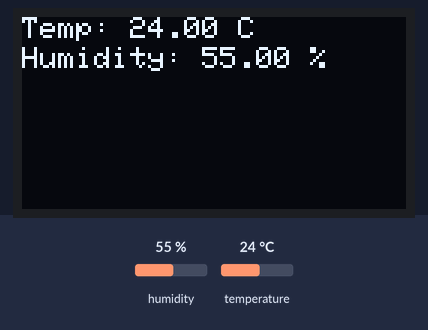
A sketch run on a simulated Raspberry Pi Pico W. On the bench: 128×64 one-colour display. The inputs (shaded band) are chosen by the test bench; at power-on: humidity 55 %, temperature 24 °C. The display library's start-up logo is not drawn.

Above: at 3.2 s.
3.3 s: humidity set to 22 %
At 5.3 s:
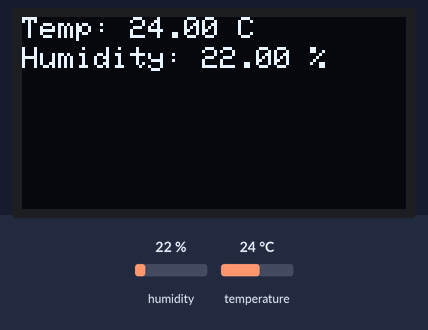
6.0 s: temperature set to 12 °C
At 6.8 s:
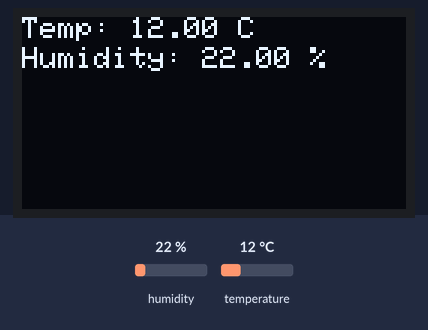
8.7 s: humidity set to 40 %
At 10.8 s:
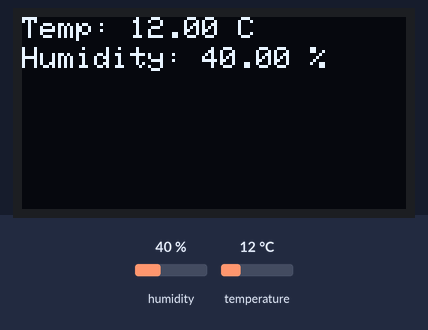
11.7 s: temperature set to 19 °C
Timing chart, 0 to 14.7 s (numbered marks = the images above; inputs shaded):
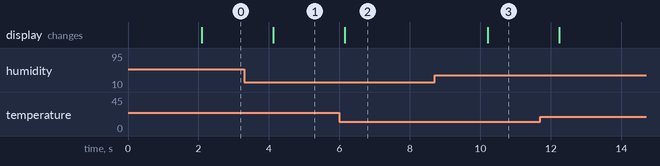

The sketch:

sketch.ino
```cpp
//# ---------------------------------------------------------------------------------
//#  Lenguajes de Interfaz en TECNM Campus ITT
//#  Autor: Castro Balbuena Angel Andres
//#  Fecha: 2025-05-13
//#  Descripción: Práctica #5 - Sensor de temperatura con pantalla LED.
// ---------------------------------------------------------------------------------

#include <Wire.h>
#include <Adafruit_Sensor.h>
#include <DHT.h>
#include <Adafruit_GFX.h>
#include <Adafruit_SSD1306.h>

#define SCREEN_WIDTH 128 // OLED display width, in pixels
#define SCREEN_HEIGHT 64 // OLED display height, in pixels

// Declaration for an SSD1306 display connected to I2C (SDA, SCL pins)
#define OLED_RESET    -1 // Reset pin # (or -1 if sharing Arduino reset pin)
Adafruit_SSD1306 display(SCREEN_WIDTH, SCREEN_HEIGHT, &Wire, OLED_RESET);

#define DHTPIN 2     // Pin which is connected to the DHT sensor
#define DHTTYPE DHT22   // DHT 22 (AM2302)

DHT dht(DHTPIN, DHTTYPE);

void setup() {
  Serial.begin(115200);
  dht.begin();

  // SSD1306_SWITCHCAPVCC = generate display voltage from 3.3V internally
  if(!display.begin(SSD1306_SWITCHCAPVCC, 0x3C)) { // Address 0x3C for 128x64
    Serial.println(F("SSD1306 allocation failed"));
    for(;;); // Don't proceed, loop forever
  }
  display.display();
  delay(2000); // Pause for 2 seconds

  // Clear the buffer
  display.clearDisplay();
}

void loop() {
  // Reading temperature or humidity takes about 250 milliseconds!
  // Sensor readings may also be up to 2 seconds 'old' (its a very slow sensor)
  float h = dht.readHumidity();
  // Read temperature as Celsius (the default)
  float t = dht.readTemperature();

  // Check if any reads failed and exit early (to try again).
  if (isnan(h) || isnan(t)) {
    Serial.println(F("Failed to read from DHT sensor!"));
    return;
  }

  // Clear the display buffer
  display.clearDisplay();

  // Display temperature
  display.setTextSize(1);
  display.setTextColor(SSD1306_WHITE);
  display.setCursor(0,0);
  display.print(F("Temp: "));
  display.print(t);
  display.println(F(" C"));

  // Display humidity
  display.setCursor(0,10);
  display.print(F("Humidity: "));
  display.print(h);
  display.println(F(" %"));

  // Display the buffer
  display.display();

  // Wait a few seconds between measurements.
  delay(2000);
}
```

Measured:
- after the input at 3.3 s, the display: changes after 0.82 s (image 1)
- after the input at 6.0 s, the display: changes after 0.15 s (image 2)
- after the input at 8.7 s, the display: changes after 1.5 s (image 3)
